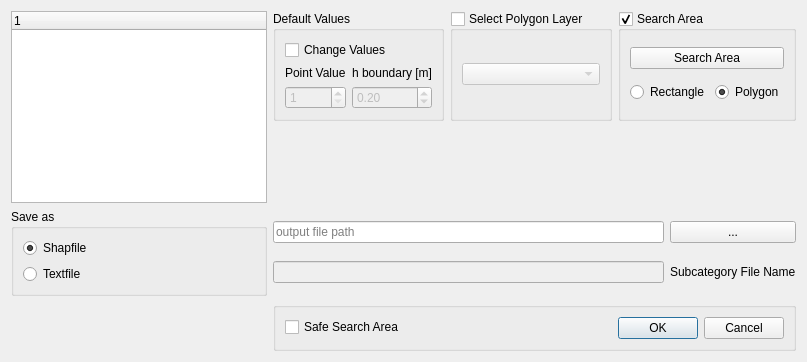
<?xml version="1.0" encoding="UTF-8"?>
<ui version="4.0">
 <class>Dialog</class>
 <widget class="QDialog" name="Dialog">
  <property name="geometry">
   <rect>
    <x>0</x>
    <y>0</y>
    <width>776</width>
    <height>656</height>
   </rect>
  </property>
  <property name="maximumSize">
   <size>
    <width>780</width>
    <height>665</height>
   </size>
  </property>
  <property name="windowTitle">
   <string>OSM Point Export for ProMaIDes SC-Module</string>
  </property>
  <property name="sizeGripEnabled">
   <bool>false</bool>
  </property>
  <layout class="QGridLayout" name="gridLayout" rowstretch="0,0,0,0,0,0,0,0,0,0,0,0" columnstretch="0,0,0,0">
   <property name="sizeConstraint">
    <enum>QLayout::SetFixedSize</enum>
   </property>
   <property name="leftMargin">
    <number>11</number>
   </property>
   <property name="topMargin">
    <number>11</number>
   </property>
   <item row="0" column="3">
    <layout class="QGridLayout" name="gridLayout_3">
     <item row="1" column="1">
      <spacer name="verticalSpacer">
       <property name="orientation">
        <enum>Qt::Vertical</enum>
       </property>
       <property name="sizeHint" stdset="0">
        <size>
         <width>20</width>
         <height>40</height>
        </size>
       </property>
      </spacer>
     </item>
     <item row="0" column="3">
      <widget class="QGroupBox" name="groupBox_searchArea">
       <property name="maximumSize">
        <size>
         <width>185</width>
         <height>113</height>
        </size>
       </property>
       <property name="title">
        <string>Search Area</string>
       </property>
       <property name="checkable">
        <bool>true</bool>
       </property>
       <layout class="QGridLayout" name="gridLayout_4">
        <item row="0" column="0" colspan="2">
         <widget class="QPushButton" name="button_searchArea">
          <property name="toolTip">
           <string>Activate the map picking tool</string>
          </property>
          <property name="text">
           <string>Search Area</string>
          </property>
          <property name="checkable">
           <bool>true</bool>
          </property>
         </widget>
        </item>
        <item row="1" column="1">
         <widget class="QRadioButton" name="Poly_Button">
          <property name="text">
           <string>Polygon</string>
          </property>
          <property name="checked">
           <bool>true</bool>
          </property>
         </widget>
        </item>
        <item row="1" column="0">
         <widget class="QRadioButton" name="Rect_Button">
          <property name="text">
           <string>Rectangle</string>
          </property>
          <property name="checked">
           <bool>false</bool>
          </property>
         </widget>
        </item>
       </layout>
      </widget>
     </item>
     <item row="0" column="1">
      <widget class="QGroupBox" name="DefaultBox">
       <property name="enabled">
        <bool>true</bool>
       </property>
       <property name="maximumSize">
        <size>
         <width>285</width>
         <height>113</height>
        </size>
       </property>
       <property name="title">
        <string>Default Values</string>
       </property>
       <property name="flat">
        <bool>true</bool>
       </property>
       <property name="checkable">
        <bool>false</bool>
       </property>
       <property name="checked">
        <bool>false</bool>
       </property>
       <layout class="QGridLayout" name="gridLayout_2">
        <item row="2" column="1">
         <widget class="QDoubleSpinBox" name="boundaryBox">
          <property name="enabled">
           <bool>false</bool>
          </property>
          <property name="specialValueText">
           <string/>
          </property>
          <property name="prefix">
           <string/>
          </property>
          <property name="suffix">
           <string/>
          </property>
          <property name="singleStep">
           <double>0.100000000000000</double>
          </property>
          <property name="value">
           <double>0.200000000000000</double>
          </property>
         </widget>
        </item>
        <item row="2" column="0">
         <widget class="QSpinBox" name="PointBox">
          <property name="enabled">
           <bool>false</bool>
          </property>
          <property name="minimum">
           <number>1</number>
          </property>
          <property name="maximum">
           <number>4</number>
          </property>
         </widget>
        </item>
        <item row="1" column="0">
         <widget class="QLabel" name="label">
          <property name="text">
           <string>Point Value</string>
          </property>
         </widget>
        </item>
        <item row="1" column="1">
         <widget class="QLabel" name="label_2">
          <property name="text">
           <string>h boundary [m]</string>
          </property>
         </widget>
        </item>
        <item row="0" column="0" colspan="2">
         <widget class="QCheckBox" name="ChangeBox">
          <property name="enabled">
           <bool>true</bool>
          </property>
          <property name="toolTip">
           <string>Change the default values. If deactivated, default will be used</string>
          </property>
          <property name="text">
           <string>Change Values</string>
          </property>
         </widget>
        </item>
       </layout>
      </widget>
     </item>
     <item row="0" column="2">
      <widget class="QGroupBox" name="groupBox_selectLayer">
       <property name="title">
        <string>Select Polygon Layer</string>
       </property>
       <property name="checkable">
        <bool>true</bool>
       </property>
       <property name="checked">
        <bool>false</bool>
       </property>
       <layout class="QGridLayout" name="gridLayout_6">
        <item row="0" column="0">
         <widget class="QgsMapLayerComboBox" name="Layer_ComboBox">
          <property name="toolTip">
           <string>Select a polygon layer to use as the search area</string>
          </property>
         </widget>
        </item>
       </layout>
      </widget>
     </item>
    </layout>
   </item>
   <item row="11" column="3">
    <widget class="QGroupBox" name="groupBox_2">
     <property name="autoFillBackground">
      <bool>false</bool>
     </property>
     <property name="title">
      <string/>
     </property>
     <property name="flat">
      <bool>true</bool>
     </property>
     <layout class="QFormLayout" name="formLayout">
      <item row="0" column="0">
       <widget class="QCheckBox" name="checkBox_safeArea">
        <property name="text">
         <string>Safe Search Area</string>
        </property>
       </widget>
      </item>
      <item row="0" column="1">
       <widget class="QDialogButtonBox" name="button_box">
        <property name="toolTip">
         <string>This will probably take a while. Click the &quot;?&quot; for more information </string>
        </property>
        <property name="orientation">
         <enum>Qt::Horizontal</enum>
        </property>
        <property name="standardButtons">
         <set>QDialogButtonBox::Cancel|QDialogButtonBox::Ok</set>
        </property>
        <property name="centerButtons">
         <bool>false</bool>
        </property>
       </widget>
      </item>
     </layout>
    </widget>
   </item>
   <item row="9" column="2">
    <widget class="QGroupBox" name="groupBox">
     <property name="title">
      <string>Save as </string>
     </property>
     <layout class="QVBoxLayout" name="verticalLayout_5">
      <item>
       <widget class="QRadioButton" name="Shp_Button">
        <property name="text">
         <string>Shapfile</string>
        </property>
        <property name="checked">
         <bool>true</bool>
        </property>
        <attribute name="buttonGroup">
         <string notr="true">buttonGroup</string>
        </attribute>
       </widget>
      </item>
      <item>
       <widget class="QRadioButton" name="Txt_Button">
        <property name="enabled">
         <bool>true</bool>
        </property>
        <property name="text">
         <string>Textfile</string>
        </property>
        <property name="checked">
         <bool>false</bool>
        </property>
        <attribute name="buttonGroup">
         <string notr="true">buttonGroup</string>
        </attribute>
       </widget>
      </item>
     </layout>
    </widget>
   </item>
   <item row="11" column="2">
    <widget class="QPushButton" name="HelpButton">
     <property name="maximumSize">
      <size>
       <width>80</width>
       <height>50</height>
      </size>
     </property>
     <property name="layoutDirection">
      <enum>Qt::LeftToRight</enum>
     </property>
     <property name="styleSheet">
      <string notr="true">QPushButton {
    color: #333;
    border: 0px solid #555;
    border-radius: 0px;
    border-style: outset;
    background: transparent;
    padding: 5px;
    }

</string>
     </property>
     <property name="text">
      <string/>
     </property>
     <property name="icon">
      <iconset>
       <normaloff>../icons/HelpButton.png</normaloff>../icons/HelpButton.png</iconset>
     </property>
     <property name="iconSize">
      <size>
       <width>25</width>
       <height>25</height>
      </size>
     </property>
    </widget>
   </item>
   <item row="9" column="3">
    <layout class="QGridLayout" name="gridLayout_5">
     <item row="0" column="0">
      <widget class="QLineEdit" name="filename_edit">
       <property name="text">
        <string/>
       </property>
       <property name="placeholderText">
        <string>output file path</string>
       </property>
      </widget>
     </item>
     <item row="0" column="1">
      <widget class="QPushButton" name="browse_button">
       <property name="toolTip">
        <string>Pick output folder</string>
       </property>
       <property name="text">
        <string>...</string>
       </property>
      </widget>
     </item>
     <item row="1" column="0">
      <widget class="QLineEdit" name="subcategory_edit">
       <property name="enabled">
        <bool>false</bool>
       </property>
      </widget>
     </item>
     <item row="1" column="1">
      <widget class="QLabel" name="label_3">
       <property name="toolTip">
        <string>Only activated if a txt file is saved</string>
       </property>
       <property name="text">
        <string>Subcategory File Name</string>
       </property>
      </widget>
     </item>
    </layout>
   </item>
   <item row="0" column="2">
    <widget class="QTreeWidget" name="tree_Widget"/>
   </item>
  </layout>
 </widget>
 <customwidgets>
  <customwidget>
   <class>QgsMapLayerComboBox</class>
   <extends>QComboBox</extends>
   <header>qgsmaplayercombobox.h</header>
  </customwidget>
 </customwidgets>
 <resources/>
 <connections>
  <connection>
   <sender>button_box</sender>
   <signal>accepted()</signal>
   <receiver>Dialog</receiver>
   <slot>accept()</slot>
   <hints>
    <hint type="sourcelabel">
     <x>248</x>
     <y>254</y>
    </hint>
    <hint type="destinationlabel">
     <x>157</x>
     <y>274</y>
    </hint>
   </hints>
  </connection>
  <connection>
   <sender>button_box</sender>
   <signal>rejected()</signal>
   <receiver>Dialog</receiver>
   <slot>reject()</slot>
   <hints>
    <hint type="sourcelabel">
     <x>316</x>
     <y>260</y>
    </hint>
    <hint type="destinationlabel">
     <x>286</x>
     <y>274</y>
    </hint>
   </hints>
  </connection>
 </connections>
 <buttongroups>
  <buttongroup name="buttonGroup"/>
 </buttongroups>
</ui>
